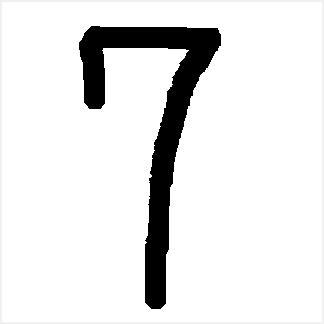
#> input picture scribble.jpg, 324 x 324 px
$ python -i digit_recognition.py   (imports and definitions only)
#> lines starting #> are read from the running program, lines starting #| are printed output that depends on the picture
#> further down, picture is the input picture: PIL image 324x324 RGB; min 0, max 255, mean 230
import tkinter

class Pen:
    # [40 lines left out: functions pressed, dragged, set_color, get_color, width, not called in this run]


class Scribble:
    def __init__(self):
        self.images = []
        self.flag = True

    # [40 lines left out: functions get, save, clear, back, judge, not called in this run]


class Predict:
    def image_cropping(self, img):
        """余白の部分を切り出す"""
        from PIL import Image, ImageChops
        #キャンバスの縁(灰色)の部分をトリミング
        w, h = img.size
#> w = 324; h = 324
        box = (2, 2, w-2, h-2)
#> box = (2, 2, 322, 322)
        img = img.crop(box)
        #背景色画像(白色)を作成
        bg = Image.new("RGB", img.size, img.getpixel((0, 0)))
#> bg: PIL image 320x320 RGB; every value is 248
        #元画像と背景色画像の差分画像を作成
        img_diff = ImageChops.difference(img, bg)
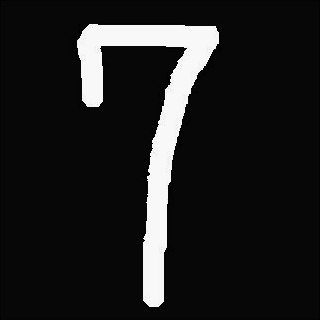
#> img_diff: PIL image 320x320 RGB; min 0, max 248, mean 30.6
        #背景色との境界を求めて画像を切り抜く
        croprange = img_diff.convert("RGB").getbbox()
#> croprange = (0, 0, 320, 320)
        img = img.crop(croprange)
        return img

    # [60 lines left out: functions image_square, image_processing, k_nearest_neighbors, Logistic_regression, SVM, not called in this run]


pen = Pen()
scribble = Scribble()
predict = Predict()
predicted_num = [None, None, None]

# [2 lines not run here, left out]
# [1 line that did not run here, left out]
# [4 lines not run here, left out]

# [1 line that did not run here, left out]
# [1 line not run here, left out]

# [1 line that did not run here, left out]
# [1 line not run here, left out]

# [1 line that did not run here, left out]
# [1 line not run here, left out]

# [1 line that did not run here, left out]
# [1 line not run here, left out]

# [1 line that did not run here, left out]
# [1 line not run here, left out]

# [1 line that did not run here, left out]
# [1 line not run here, left out]

# [1 line that did not run here, left out]
# [6 lines not run here, left out]

>>> from PIL import Image
>>> picture = Image.open('scribble.jpg')
>>> result = Predict().image_cropping(picture)
